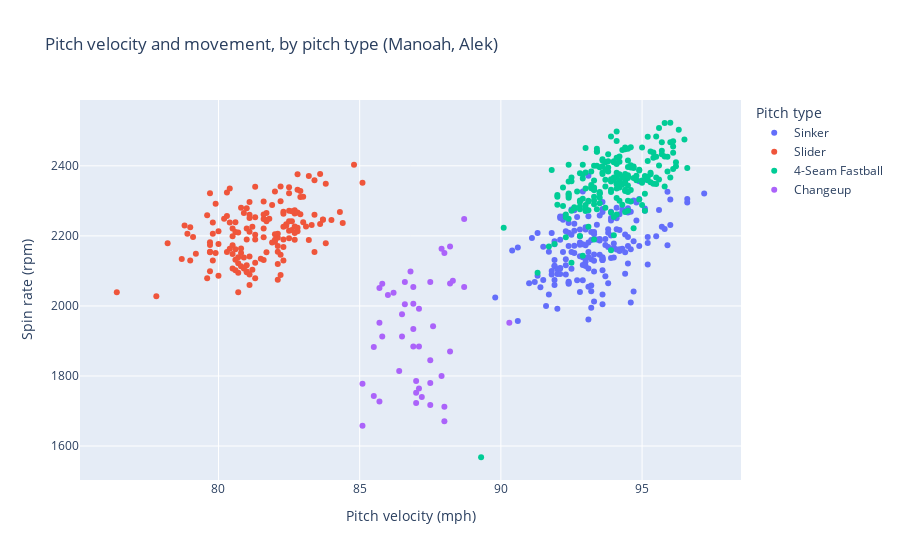

Notebook source saved alongside this figure:
### Markdown cell above
Or, if we want to look at the same relationship for all the pitches from a single pitcher, we can do so using the code below:

### Code cell
# Change the pitcher name here to look at any individual pitcher. Use the list generated at 'Preparing the Data' to ensure proper spelling and formatting
pitcher = 'Manoah, Alek'


px.scatter(pitch_data[pitch_data['player_name']==pitcher], # Find rows only where the 'player_name' matches the value assigned to 'pitcher'
           x='release_speed', y='release_spin_rate', color='pitch_name',
           labels={'release_speed':'Pitch velocity (mph)', 'release_spin_rate':'Spin rate (rpm)', 'pitch_name':'Pitch type'},
           title=f'Pitch velocity and movement, by pitch type ({pitcher})', height=500)

### Figure 1 — Plotly figure (JSON) as saved in the notebook; plotly's stock layout.template omitted (floating-point values rounded to 4 significant figures; data arrays with more than 128 entries replaced by an {"elided": "..."} marker saying what was removed)
{"data": [{"hovertemplate": "Pitch type=Sinker<br>Pitch velocity (mph)=%{x}<br>Spin rate (rpm)=%{y}<extra></extra>", "legendgroup": "Sinker", "marker": {"color": "#636efa", "symbol": "circle"}, "mode": "markers", "name": "Sinker", "orientation": "v", "showlegend": true, "type": "scatter", "x": {"elided": "175 float values"}, "xaxis": "x", "y": {"elided": "175 int values"}, "yaxis": "y"}, {"hovertemplate": "Pitch type=Slider<br>Pitch velocity (mph)=%{x}<br>Spin rate (rpm)=%{y}<extra></extra>", "legendgroup": "Slider", "marker": {"color": "#EF553B", "symbol": "circle"}, "mode": "markers", "name": "Slider", "orientation": "v", "showlegend": true, "type": "scatter", "x": {"elided": "154 float values"}, "xaxis": "x", "y": {"elided": "154 int values"}, "yaxis": "y"}, {"hovertemplate": "Pitch type=4-Seam Fastball<br>Pitch velocity (mph)=%{x}<br>Spin rate (rpm)=%{y}<extra></extra>", "legendgroup": "4-Seam Fastball", "marker": {"color": "#00cc96", "symbol": "circle"}, "mode": "markers", "name": "4-Seam Fastball", "orientation": "v", "showlegend": true, "type": "scatter", "x": {"elided": "203 float values"}, "xaxis": "x", "y": {"elided": "203 int values"}, "yaxis": "y"}, {"hovertemplate": "Pitch type=Changeup<br>Pitch velocity (mph)=%{x}<br>Spin rate (rpm)=%{y}<extra></extra>", "legendgroup": "Changeup", "marker": {"color": "#ab63fa", "symbol": "circle"}, "mode": "markers", "name": "Changeup", "orientation": "v", "showlegend": true, "type": "scatter", "x": [85.1, 88.2, 87.6, 87.5, 86.6, 88.2, 88, 86.2, 87.9, 90.3, 87, 86.6, 86.8, 87.5, 88.3, 88.7, 88, 88.7, 85.7, 87.5, 88, 87, 86.9, 85.8, 88.2, 87.2, 85.8, 86.9, 86.4, 87.1, 87.1, 87.5, 87.9, 85.5, 85.5, 86.9, 85.1, 87, 87.1, 86.5, 85.7, 86.9, 86.5, 86, 85.7], "xaxis": "x", "y": [1778, 2064, 1942, 2068, 2005, 2170, 2151, 2038, 2163, 1952, 1752, 2068, 2098, 1845, 2072, 2248, 1712, 2054, 1727, 1717, 1671, 1723, 1934, 2063, 1870, 1740, 1913, 2054, 1814, 1992, 1764, 1780, 1800, 1883, 1743, 1884, 1658, 1786, 1884, 1913, 1952, 2006, 1976, 2031, 2051], "yaxis": "y"}], "layout": {"autosize": true, "legend": {"title": {"text": "Pitch type"}, "tracegroupgap": 0}, "title": {"text": "Pitch velocity and movement, by pitch type (Manoah, Alek)"}, "xaxis": {"anchor": "y", "autorange": true, "domain": [0, 1], "range": [75.16, 98.44], "title": {"text": "Pitch velocity (mph)"}, "type": "linear"}, "yaxis": {"anchor": "x", "autorange": true, "domain": [0, 1], "range": [1501.0, 2590.0], "title": {"text": "Spin rate (rpm)"}, "type": "linear"}}}
